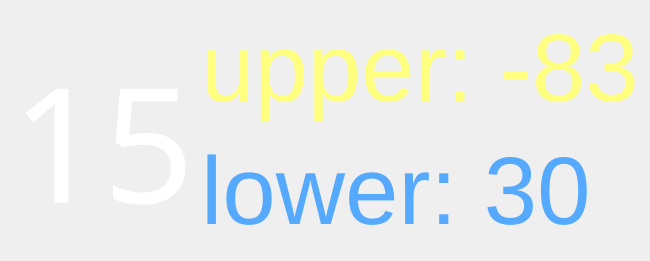
      <widget class="QWidget" name="tab">
       <property name="autoFillBackground">
        <bool>true</bool>
       </property>
       <attribute name="title">
        <string>Page</string>
       </attribute>
       <layout class="QHBoxLayout" name="horizontalLayout">
        <item>
         <layout class="QVBoxLayout" name="verticalLayout_4">
          <item>
           <widget class="QLabel" name="label_11">
            <property name="text">
             <string/>
            </property>
            <property name="pixmap">
             <pixmap>../../Downloads/redblackatag.png</pixmap>
            </property>
            <property name="scaledContents">
             <bool>false</bool>
            </property>
            <property name="alignment">
             <set>Qt::AlignCenter</set>
            </property>
           </widget>
          </item>
          <item>
           <widget class="QLabel" name="label_9">
            <property name="font">
             <font>
              <family>Trender</family>
              <pointsize>150</pointsize>
             </font>
            </property>
            <property name="text">
             <string>&lt;html&gt;&lt;head/&gt;&lt;body&gt;&lt;p&gt;&lt;span style=&quot; font-size:120pt; color:#ffffff;&quot;&gt;15&lt;/span&gt;&lt;/p&gt;&lt;/body&gt;&lt;/html&gt;</string>
            </property>
            <property name="alignment">
             <set>Qt::AlignCenter</set>
            </property>
           </widget>
          </item>
         </layout>
        </item>
        <item>
         <layout class="QVBoxLayout" name="verticalLayout_3">
          <item>
           <widget class="QLabel" name="label_8">
            <property name="text">
             <string>&lt;html&gt;&lt;head/&gt;&lt;body&gt;&lt;p&gt;&lt;span style=&quot; font-size:72pt; color:#ffff7f;&quot;&gt;upper: -83&lt;/span&gt;&lt;/p&gt;&lt;/body&gt;&lt;/html&gt;</string>
            </property>
           </widget>
          </item>
          <item>
           <widget class="QLabel" name="label_10">
            <property name="text">
             <string>&lt;html&gt;&lt;head/&gt;&lt;body&gt;&lt;p&gt;&lt;span style=&quot; font-size:72pt; color:#55aaff;&quot;&gt;lower: 30&lt;/span&gt;&lt;/p&gt;&lt;/body&gt;&lt;/html&gt;</string>
            </property>
           </widget>
          </item>
         </layout>
        </item>
       </layout>
      </widget>
